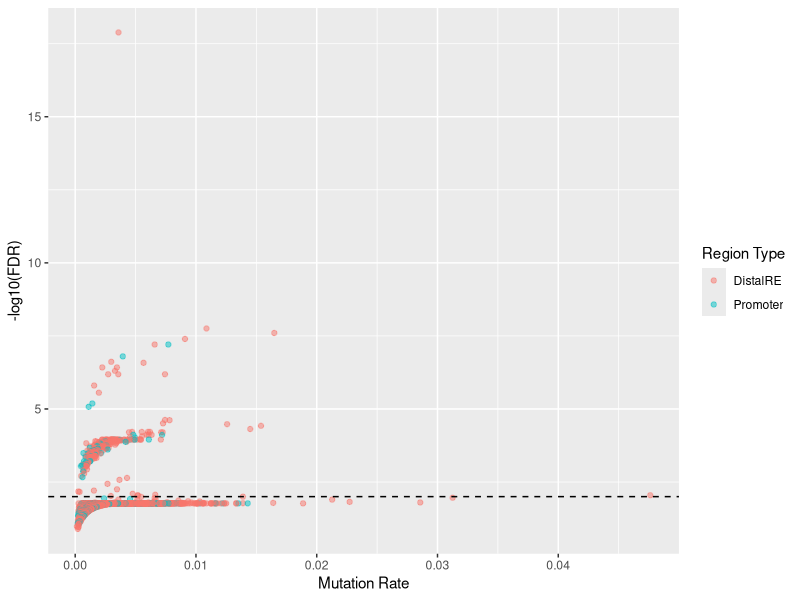
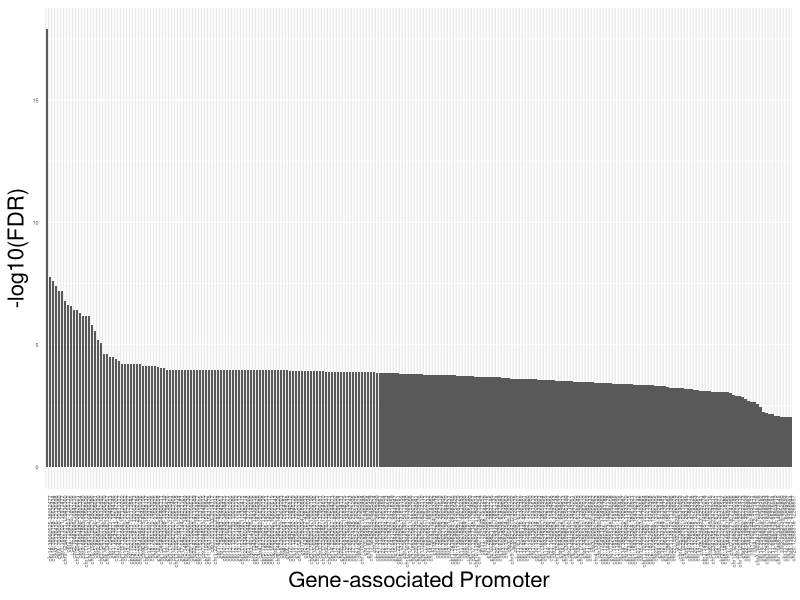

Write R code to recreate these figures, in order.
# =================================================================================================
# Environment
# =================================================================================================
library("ggplot2")
library("data.table")

# =================================================================================================
# Data
# =================================================================================================
mutated_regions <- fread(
    "../smurf/Mutated_Regions.txt",
    header = TRUE
)

# significance level
sig_level <- 0.01

# select top candidates to include in inset plot
n_sig <- length(which(mutated_regions[, neglog10qval >= -log10(sig_level)]))

# =================================================================================================
# Plots
# =================================================================================================
# full screen plot
gg_mutated_full <- (
    ggplot(
        data = mutated_regions,
        aes(
            x = peakMUTr,
            y = neglog10qval,
            colour = as.factor(ifelse(peakANNO == "DistalRE", "DistalRE", "Promoter"))
        )
    )
    + geom_point(alpha = 0.5)
    + labs(
        x = "Mutation Rate",
        y = "-log10(FDR)"
    )
    + guides(
        colour = guide_legend(title = "Region Type")
    )
    + geom_hline(
        yintercept = -log10(sig_level),
        linetype = 2
    )
)

# print(gg_mutated_full)
# save full plot
ggsave(
    gg_mutated_full,
    file = "smurf_full.png",
    height = 30,
    width = 40,
    units = "cm"
)

# reorder data for plot
mutated_regions_top <- mutated_regions[1:n_sig]
mutated_regions_top$peakID <- reorder(mutated_regions_top$peakID, - mutated_regions_top$neglog10qval)

# top regions, inset plot
gg_mutated_top <- (
    # data of most significantly mutated regions
    ggplot(
        data = mutated_regions_top
    )
    # column plot
    + geom_col(
        aes(
            x = peakID,
            y = neglog10qval
        )
    )
    # axes labels
    + labs(
        x = "Gene-associated Promoter",
        y = "-log10(FDR)"
    )
    + theme(
        # rotate and adjust x-axis names
        axis.text.x = element_text(angle = 90, hjust = 1),
        # font sizes for axes and legend
        axis.text = element_text(size = 4),
        axis.title = element_text(size = 16),
        # plot background colouring
        axis.ticks = element_line(colour = NA)
    )
)

# print(gg_mutated_top)
# save full plot
ggsave(
    gg_mutated_top,
    file = "smurf_top.png",
    height = 30,
    width = 40,
    units = "cm"
)